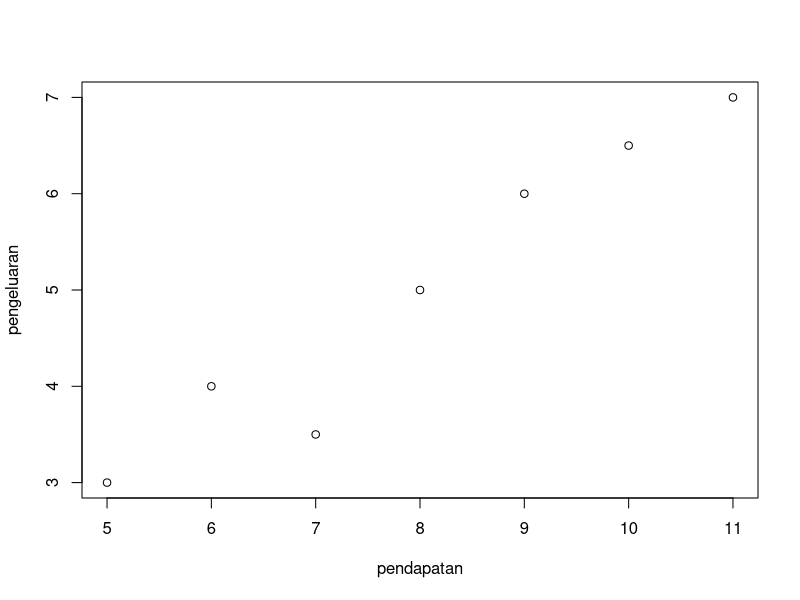

This chart was generated by the following R code:
## ---- chunk 1
pendapatan <- c(5, 6, 7, 8, 9, 10, 11)
pengeluaran <- c(3, 4, 3.5, 5, 6, 6.5, 7)

# Scatterplot
plot(pendapatan, pengeluaran)

# Korelasi Pearson
cor.test(pendapatan, pengeluaran, method = "pearson")
